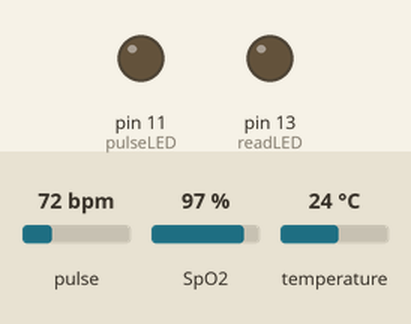
This sketch was run on a simulated Arduino Uno, built with avr-gcc and run on an emulated ATmega328P. Shown: output pins drawn as LEDs (lit = HIGH). Inputs (shaded band) come from the test bench; at power-on: pulse 72 bpm, SpO2 97 %, temperature 24 °C. What the sketch prints to the serial monitor is not drawn.

Above: at 0.05 s.
Timing chart, 0 to 3.0 s (numbered marks = the images above):
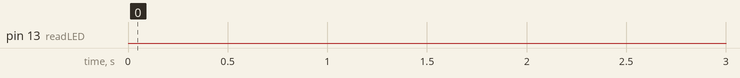

The sketch:

code_Arduino.ino
```cpp
#include <Wire.h> // Include the Wire library for I2C communication
#include "MAX30105.h" // Include the MAX30105 library for interacting with the particle sensor
#include "spo2_algorithm.h" // Include the spo2_algorithm library for calculating heart rate and oxygen saturation values

// Create an instance of the MAX30105 particle sensor library
MAX30105 particleSensor;

// Define constants for the LED pins
#define MAX_BRIGHTNESS 255

#if defined(__AVR_ATmega328P__) || defined(__AVR_ATmega168__)
//Arduino Uno doesn't have enough SRAM to store 100 samples of IR led data and red led data in 32-bit format
//To solve this problem, 16-bit MSB of the sampled data will be truncated. Samples become 16-bit data.
uint16_t irBuffer[100]; //infrared LED sensor data
uint16_t redBuffer[100];  //red LED sensor data
#else
uint32_t irBuffer[100]; //infrared LED sensor data
uint32_t redBuffer[100];  //red LED sensor data
#endif

int32_t bufferLength; //data length
int32_t spo2; //SPO2 value
int8_t validSPO2; //indicator to show if the SPO2 calculation is valid
int32_t heartRate; //heart rate value
int8_t validHeartRate; //indicator to show if the heart rate calculation is valid

byte pulseLED = 11; //Must be on PWM pin
byte readLED = 13; //Blinks with each data read

void setup()
{
  Serial.begin(115200); // initialize serial communication at 115200 bits per second:

  // Set the LED pins as outputs
  pinMode(pulseLED, OUTPUT);
  pinMode(readLED, OUTPUT);

  // Initialize the particle sensor
  if (!particleSensor.begin(Wire, I2C_SPEED_FAST)) //Use default I2C port, 400kHz speed
  {
    Serial.println(F("MAX30102 was not found. Please check wiring/power."));
    while (1);
  }

  // Configure the particle sensor with these settings
  byte ledBrightness = 60; //Options: 0=Off to 255=50mA
  byte sampleAverage = 4; //Options: 1, 2, 4, 8, 16, 32
  byte ledMode = 2; //Options: 1 = Red only, 2 = Red + IR, 3 = Red + IR + Green
  byte sampleRate = 100; //Options: 50, 100, 200, 400, 800, 1000, 1600, 3200
  int pulseWidth = 411; //Options: 69, 118, 215, 411
  int adcRange = 4096; //Options: 2048, 4096, 8192, 16384

  particleSensor.setup(ledBrightness, sampleAverage, ledMode, sampleRate, pulseWidth, adcRange); //Configure sensor with these settings
  particleSensor.enableDIETEMPRDY(); //Enable the temp ready interrupt. This is required.

}

void loop()
{
  bufferLength = 100; //buffer length of 100 stores 4 seconds of samples running at 25sps

  //read the first 100 samples, and determine the signal range
  for (byte i = 0 ; i < bufferLength ; i++)
  {
    while (particleSensor.available() == false) //do we have new data?
      particleSensor.check(); //Check the sensor for new data

    redBuffer[i] = particleSensor.getRed(); // Get the red LED data
    irBuffer[i] = particleSensor.getIR(); // Get the IR LED data
    particleSensor.nextSample(); //We're finished with this sample so move to next sample
  }

  //calculate heart rate and SpO2 after first 100 samples (first 4 seconds of samples)
  maxim_heart_rate_and_oxygen_saturation(irBuffer, bufferLength, redBuffer, &spo2, &validSPO2, &heartRate, &validHeartRate);

  //Continuously taking samples from MAX30102.  Heart rate and SpO2 are calculated every 1 second
  while (1)
  {
    //dumping the first 25 sets of samples in the memory and shift the last 75 sets of samples to the top
    for (byte i = 25; i < 100; i++)
    {
      redBuffer[i - 25] = redBuffer[i];
      irBuffer[i - 25] = irBuffer[i];
    }

    //Take 25 sets of samples before calculating the heart rate.
    for (byte i = 75; i < 100; i++)
    {
      while (particleSensor.available() == false) //do we have new data?
        particleSensor.check(); //Check the sensor for new data

      digitalWrite(readLED, !digitalRead(readLED)); //Blink onboard LED with every data read

      redBuffer[i] = particleSensor.getRed();
      irBuffer[i] = particleSensor.getIR();
      particleSensor.nextSample(); //We're finished with this sample so move to next sample
    }

    // Calculate heart rate and SpO2 with the updated samples
    maxim_heart_rate_and_oxygen_saturation(irBuffer, bufferLength, redBuffer, &spo2, &validSPO2, &heartRate, &validHeartRate);
    float temperature = particleSensor.readTemperature();

    // Send the readings over serial connection
    Serial.println(String(heartRate) + "," + String(spo2) + "," + String(temperature));

    //send samples and calculation result to terminal program for testing
     /*
      Serial.print(F("HR="));
      Serial.print(heartRate, DEC);

      Serial.print(F(", HRvalid="));
      Serial.print(validHeartRate, DEC);

      Serial.print(F(", SPO2="));
      Serial.print(spo2, DEC);

      Serial.print(F(", SPO2Valid="));
      Serial.print(validSPO2, DEC);

      Serial.print(", temperatureC=");
      Serial.print(temperature, 4);

    float temperatureF = particleSensor.readTemperatureF(); //Because I am a bad global citizen

    Serial.print(", temperatureF=");
    Serial.print(temperatureF, 4);
    Serial.println();
    */

  }
}
```
